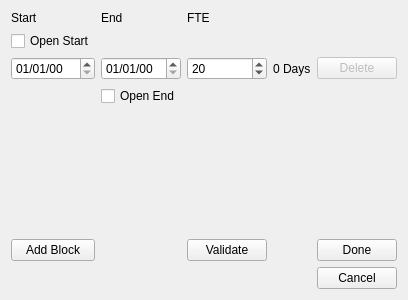
<?xml version="1.0" encoding="UTF-8"?>
<ui version="4.0">
 <class>addProjectAdvanced</class>
 <widget class="QWidget" name="addProjectAdvanced">
  <property name="geometry">
   <rect>
    <x>0</x>
    <y>0</y>
    <width>400</width>
    <height>300</height>
   </rect>
  </property>
  <property name="windowTitle">
   <string>Form</string>
  </property>
  <layout class="QGridLayout" name="gridLayout_2">
   <item row="0" column="0">
    <layout class="QGridLayout" name="gridLayout">
     <item row="7" column="4">
      <widget class="QPushButton" name="cancelButton">
       <property name="text">
        <string>Cancel</string>
       </property>
      </widget>
     </item>
     <item row="1" column="0">
      <widget class="QCheckBox" name="startCheckBox">
       <property name="text">
        <string>Open Start</string>
       </property>
      </widget>
     </item>
     <item row="0" column="0">
      <widget class="QLabel" name="LabelLeftCol">
       <property name="text">
        <string>Start</string>
       </property>
      </widget>
     </item>
     <item row="5" column="0">
      <spacer name="verticalSpacer">
       <property name="orientation">
        <enum>Qt::Orientation::Vertical</enum>
       </property>
       <property name="sizeHint" stdset="0">
        <size>
         <width>20</width>
         <height>40</height>
        </size>
       </property>
      </spacer>
     </item>
     <item row="2" column="4">
      <widget class="QPushButton" name="baseDelete">
       <property name="enabled">
        <bool>false</bool>
       </property>
       <property name="text">
        <string>Delete</string>
       </property>
      </widget>
     </item>
     <item row="2" column="2">
      <widget class="QSpinBox" name="FTEField">
       <property name="minimum">
        <number>5</number>
       </property>
       <property name="maximum">
        <number>100</number>
       </property>
       <property name="singleStep">
        <number>5</number>
       </property>
       <property name="value">
        <number>20</number>
       </property>
      </widget>
     </item>
     <item row="2" column="3">
      <widget class="QLabel" name="baseRowHint">
       <property name="text">
        <string>0 Days</string>
       </property>
      </widget>
     </item>
     <item row="6" column="0">
      <widget class="QPushButton" name="addButton">
       <property name="text">
        <string>Add Block</string>
       </property>
      </widget>
     </item>
     <item row="2" column="0">
      <widget class="QDateEdit" name="baseStartSelect">
       <property name="displayFormat">
        <string>dd/MM/yy</string>
       </property>
      </widget>
     </item>
     <item row="4" column="1">
      <widget class="QCheckBox" name="endCheckBox">
       <property name="text">
        <string>Open End</string>
       </property>
      </widget>
     </item>
     <item row="0" column="2">
      <widget class="QLabel" name="LabelRightCol">
       <property name="text">
        <string>FTE</string>
       </property>
      </widget>
     </item>
     <item row="0" column="1">
      <widget class="QLabel" name="LabelMiddleCol">
       <property name="text">
        <string>End</string>
       </property>
      </widget>
     </item>
     <item row="6" column="4">
      <widget class="QPushButton" name="doneButton">
       <property name="text">
        <string>Done</string>
       </property>
      </widget>
     </item>
     <item row="2" column="1">
      <widget class="QDateEdit" name="baseEndSelect">
       <property name="displayFormat">
        <string>dd/MM/yy</string>
       </property>
      </widget>
     </item>
     <item row="6" column="2">
      <widget class="QPushButton" name="validateButton">
       <property name="text">
        <string>Validate</string>
       </property>
      </widget>
     </item>
     <item row="3" column="0">
      <layout class="QVBoxLayout" name="startTarget"/>
     </item>
     <item row="3" column="1">
      <layout class="QVBoxLayout" name="endTarget"/>
     </item>
     <item row="3" column="2">
      <layout class="QVBoxLayout" name="FTETarget"/>
     </item>
     <item row="3" column="3">
      <layout class="QVBoxLayout" name="labelTarget"/>
     </item>
     <item row="3" column="4">
      <layout class="QVBoxLayout" name="buttonTarget"/>
     </item>
    </layout>
   </item>
  </layout>
 </widget>
 <resources/>
 <connections/>
</ui>
